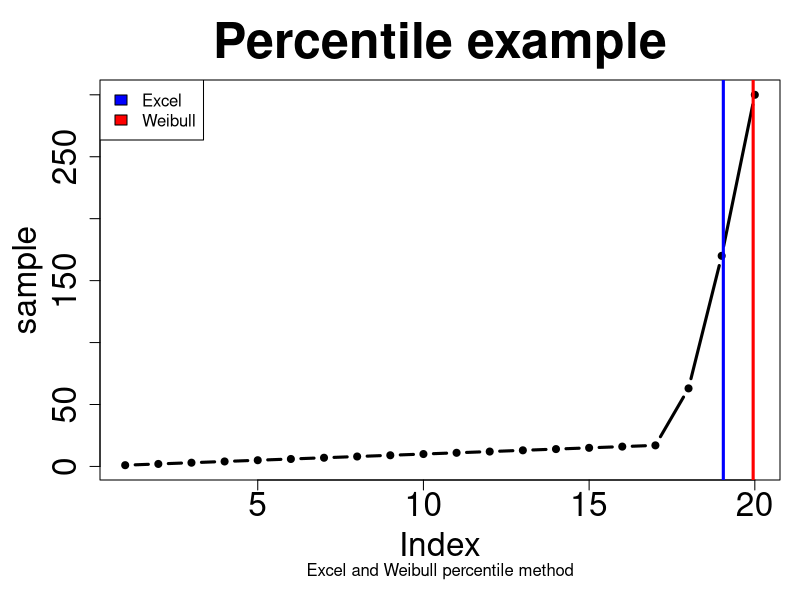

Write the R code that produced this figure.
## R4H2O: Data Science for Water Professionals
## Percentiles example

## Create data
sample <- c(1:17, 63, 170, 300)

## Set parameters
n <- length(sample)
p <- 0.95

## Visualise
par(mar=c(6, 5, 4, 1))
plot(sample, type = "b", 
     main = "Percentile example", 
     sub = "Excel and Weibull percentile method", 
     cex.axis = 2,
     cex.lab = 2,
     cex.main = 3,
     cex.sub = 1,
     pch = 20,
     lwd = 3)

## Calculate rank
r_weibull <- p * (n + 1)
r_excel <- 1 + p * (n - 1)

## Interpolate percentiles
x_weibull <- (1 - (r_weibull - floor(r_weibull))) * sample[floor(r_weibull)] + (r_weibull - floor(r_weibull)) * sample[ceiling(r_weibull)]
x_excel <- (1 - (r_excel - floor(r_excel))) * sample[floor(r_excel)] + (r_excel - floor(r_excel)) * sample[ceiling(r_excel)]

## Visualise
abline(v = r_weibull, col = "red", lwd = 3)
abline(v = r_excel, col = "blue", lwd = 3)

## Legend
legend("topleft", legend = c("Excel", "Weibull"), fill = c("blue", "red"))

## R
x_r <- sapply(1:9, function(t) quantile(sample, 0.95, type = t))
weibull <- which(x_r == x_weibull)
excel <- which(x_r == x_excel)
